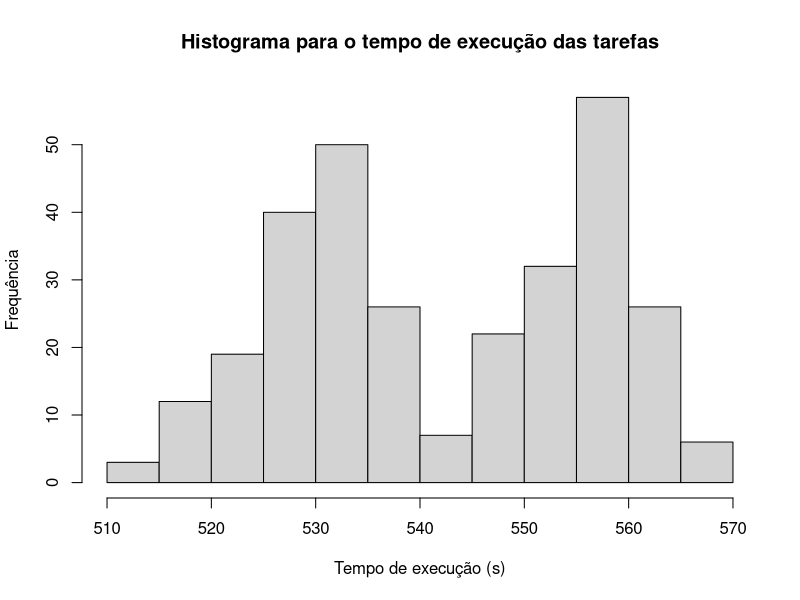
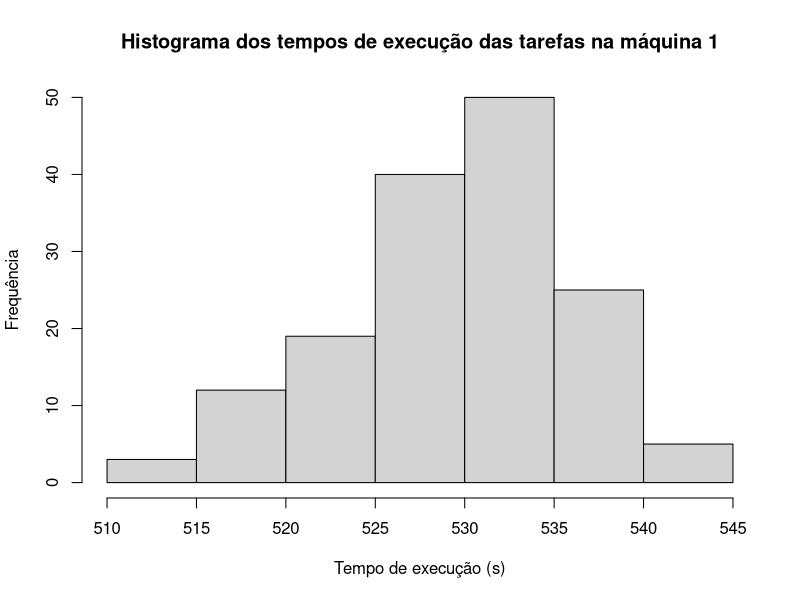
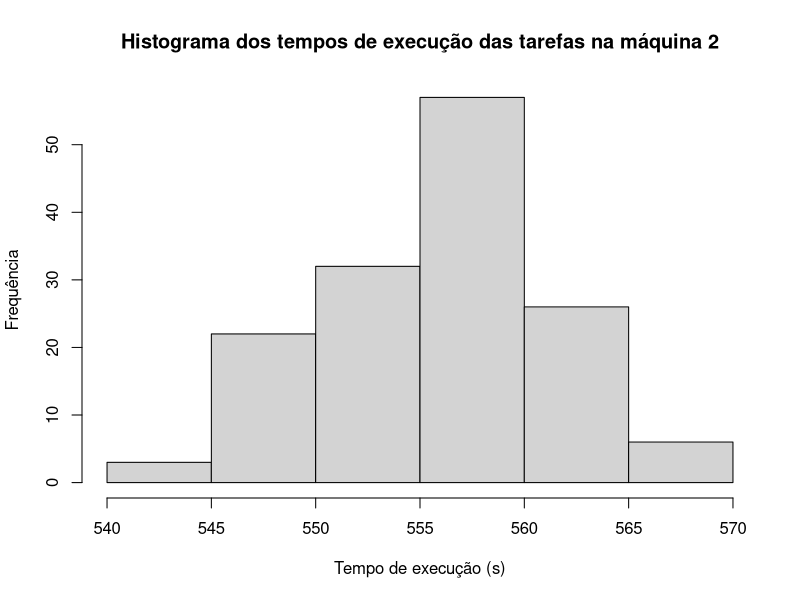

These charts were generated, in order, by the following R code:
table = read.table("saida2.dat")

mean(table[[4]])
sd(table[[4]])
min(table[[2]]) - max(table[[3]])

pdf(file="hist_geral.pdf")
hist(table[[4]], xlab="Tempo de execução (s)", ylab = "Frequência", main="Histograma para o tempo de execução das tarefas")
dev.off()

(300*mean(table[[4]]))

l = c()
z = table[[4]]
y = table[[5]]
k = table[[3]]
m = table[[2]]
a = 0
for(i in 1:300)
{
  if(y[i] == 26)
  {
    a = a +1
    l = c(l,TRUE)
  }
  else
  {
    l = c(l,FALSE)
  }
}
a

mean(z[l])
sd(z[l])
300.00*mean(z[l])
min(m[l]) - max(k[l])
pdf(file="hist1.pdf")
hist(z[l], ,xlab="Tempo de execução (s)", main="Histograma dos tempos de execução das tarefas na máquina 1", ylab="Frequência")
dev.off()

mean(z[!l])
sd(z[!l])
300*mean(z[!l])
min(m[!l]) - max(k[!l])
pdf(file="hist2.pdf")
hist(z[!l], ,xlab="Tempo de execução (s)", main="Histograma dos tempos de execução das tarefas na máquina 2", ylab="Frequência")
dev.off()
